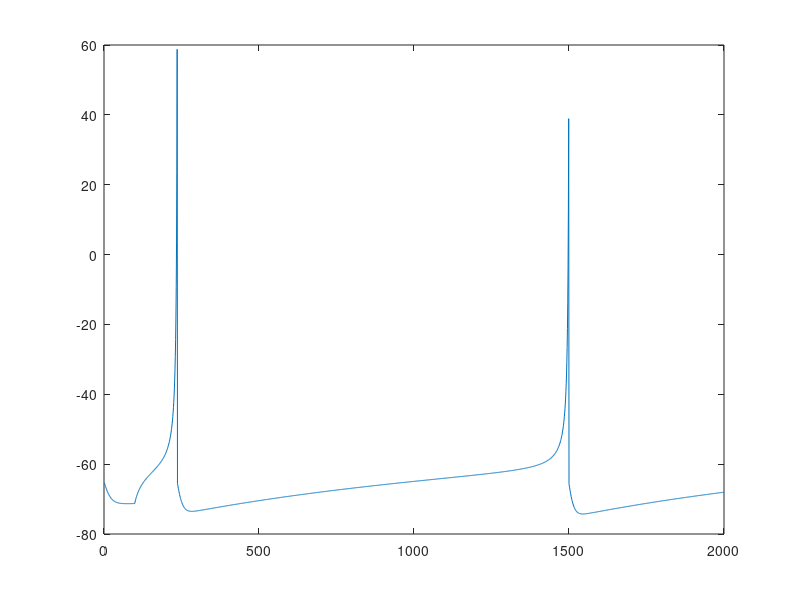

Write MATLAB code to recreate this figure.
%Single Izhikevich neuron
clear; 

dt = 0.1;
t = 0;
a = 0.02;
b = 0.2;
c = -65;
d = 6;

v = -65;
u = b*v;

nsteps = 2000;
stim = zeros(1,nsteps);
stimDur = floor(10/dt);
stim(100:end) = 4;
vall = [];
uall = [];
for step=1:nsteps            % simulation of 1000 ms
  fired=find(v>=30);    % indices of spikes
  if v>30
    v = c;
    u =u+d;
  end
  I = stim(step);
  v=v+dt*0.5*(0.04*v.^2+5*v+140-u+I); % step 0.5 ms
  v=v+dt*0.5*(0.04*v.^2+5*v+140-u+I); % for numerical
  u=u+dt*a.*(b.*v-u);                 % stability
  
  vall = [vall v];
  uall = [uall u];
end

figure(10); plot(vall);

vval = -80:0;
uval = b.*vval;
[vg ug] = meshgrid(vval,uval);

vout = zeros(size(vg,1), size(vg,2), 10);
uout = zeros(size(ug,1), size(ug,2), 10);

dt = 1;
for jj=1:10
    vout(:,:,jj) = vg;
    uout(:,:,jj) = ug;
    
    vout(vout>30) = -65;
    uout(vout>30) = uout(vout>30) - d;
    vg=vg+dt*0.5*(0.04*vg.^2+5*vg+140-ug); % step 0.5 ms
    vg=vg+dt*0.5*(0.04*vg.^2+5*vg+140-ug); % for numerical
    ug=ug+dt*a.*(b.*vg-ug);                 % stabilit
end
